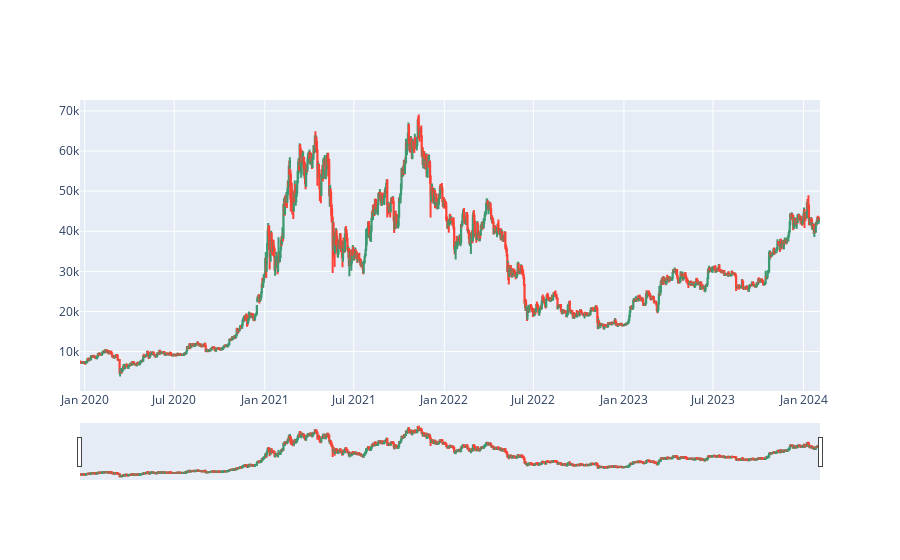

Write notebook code for a chart like this one.
### Code cell
from datetime import datetime, UTC

import plotly.graph_objects as go

import pandas as pd

df = pd.read_csv("data/BTCUSDT_1d.csv")
df["date_open"] = df["time_open"].apply(lambda t: datetime.fromtimestamp(t/1000, tz=UTC))

fig = go.Figure(data=[go.Candlestick(x=df['date_open'],
                open=df['price_open'],
                high=df['price_high'],
                low=df['price_low'],
                close=df['price_close'])])

fig.show()

### Figure 1 — Plotly figure (JSON) as saved in the notebook; plotly's stock layout.template omitted (floating-point values rounded to 4 significant figures; data arrays with more than 128 entries replaced by an {"elided": "..."} marker saying what was removed)
{"data": [{"close": {"elided": "1504 float values"}, "high": {"elided": "1504 float values"}, "low": {"elided": "1504 float values"}, "open": {"elided": "1504 float values"}, "type": "candlestick", "x": {"elided": "1504 str values"}}], "layout": {}}
